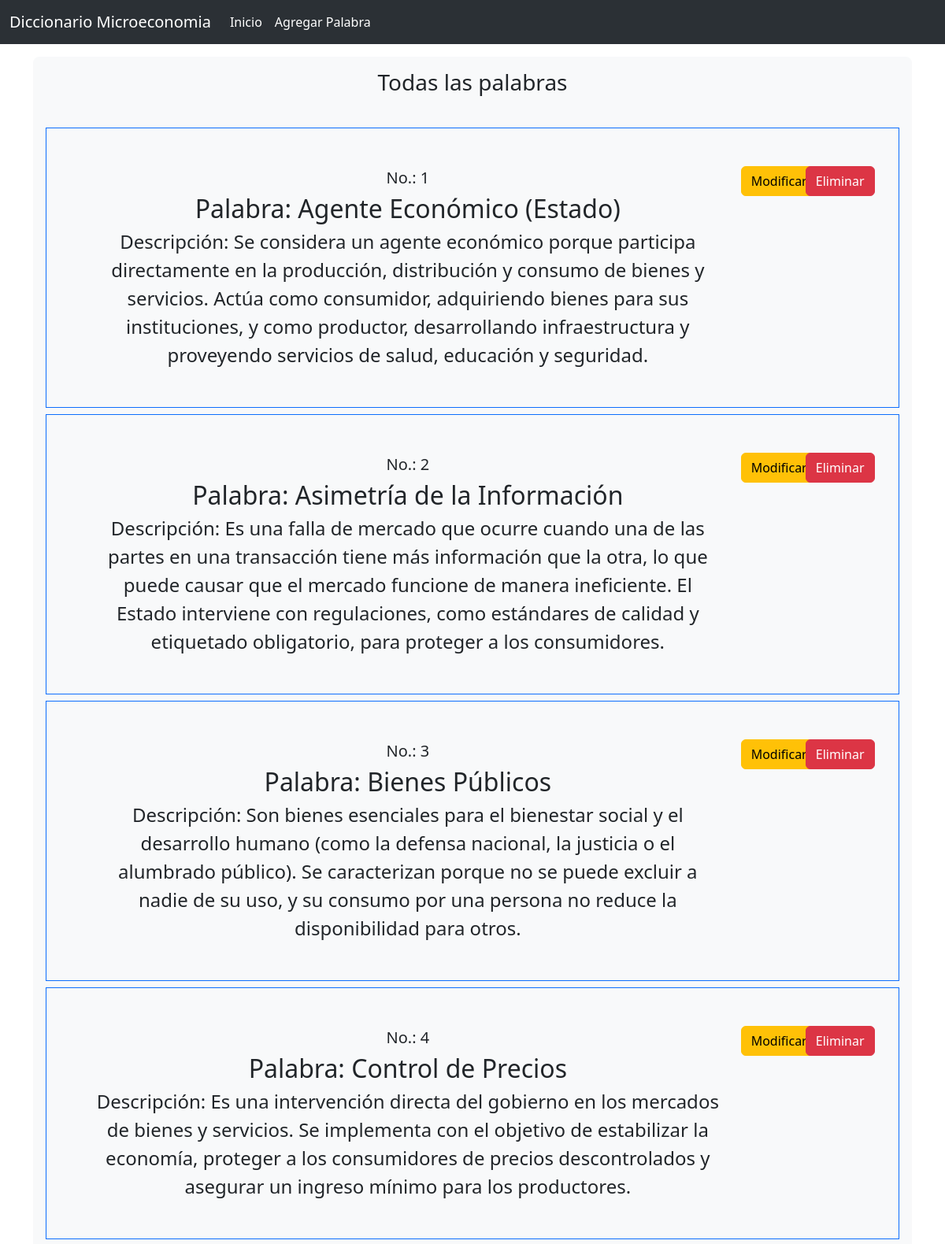
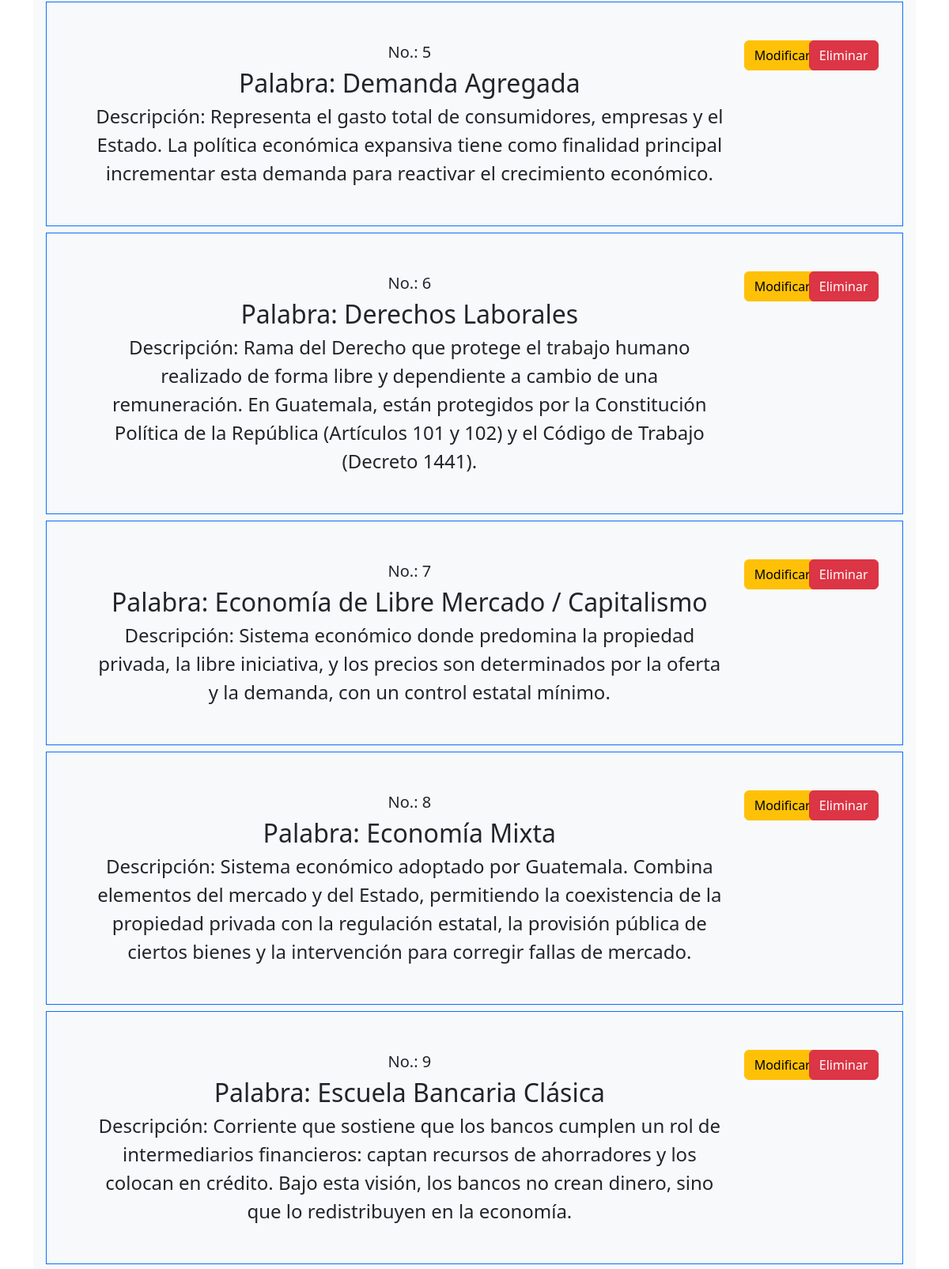
The page / (upper part) on the database its author committed (2 pictures, top to bottom).
### app.py (models this page shows, shortened)
class database_model(db.Model):
    id = db.Column(db.Integer,primary_key = True)
    title = db.Column(db.String(200),nullable=False)
    description = db.Column(db.String(200),nullable=False)

### app.py (the view)
@app.route("/")
def hello_world():
    with app.app_context():
        all_records = database_model.query.all()
    return render_template("view.html",all_records = all_records)

### templates/view.html
{% extends "base.html" %}
{% block content%}
<h3>Todas las palabras</h3>
<br>
  {% if all_records|length == 0 %}
    <h3>No hay Palabras. Haga click en Agregar Palabra.</h3>
  {% else %}
    {% for x in all_records %}
    <div class="container my-2 border border-primary" >
      <div class="p-5 text-center bg-body-tertiary rounded-3" >
          <div class="row">
            <div class="col-10">
              <div class="col fs-5">No.: {{x.id}}</div>
              <div class="col fs-2">Palabra: {{x.title}}</div>
              <div class="col fs-4">Descripción: {{x.description}}</div>
            </div>
            <div class="col-1">
              <a href="/update/{{ x.id }}" class="btn btn-warning" >Modificar</a>
            </div>
            <div class="col-1">
              <a href="/delete/{{ x.id }}" class="btn btn-danger" >Eliminar</a>
            </div>
        </div>
      </div>
      </div>
    {% endfor %}
  {% endif%}
{% endblock %}

### templates/base.html (shortened to what this page needs)
<!DOCTYPE html>
<html lang="en">
<head>
  <link href="https://cdn.jsdelivr.net/npm/bootstrap@5.3.3/dist/css/bootstrap.min.css" rel="stylesheet">
</head>
<body>
  <nav class="navbar navbar-expand-lg bg-body-tertiary " data-bs-theme="dark">
    <div class="container-fluid">
      <a class="navbar-brand" href="#">Diccionario Microeconomia</a>
      <div class="collapse navbar-collapse" id="navbarSupportedContent">
        <ul class="navbar-nav me-auto mb-2 mb-lg-0">
          <li class="nav-item">
            <a class="nav-link active" aria-current="page" href="/">Inicio</a>
          </li>
          <li class="nav-item">
            <a class="nav-link active" aria-current="page" href="/add">Agregar Palabra</a>
          </li>
        </ul>
      </div>
    </div>
  </nav>
  <div class="container my-3">
    <div class="p-3 text-center bg-body-tertiary rounded-3">
      {% block content%}
      {% endblock %}
    </div>
  </div>
</body>
</html>

### rows shown on the page
database_model: id "1", title "Agente Económico (Estado)", description "Se considera un agente económico porque participa directamente en la producción, distribución y consumo de bienes y servicios. Actúa como consumidor, adquiriendo bienes para sus instituciones, y como productor, desarrollando infraestructura y proveyendo servicios de salud, educación y seguridad."
database_model: id "2", title "Asimetría de la Información", description "Es una falla de mercado que ocurre cuando una de las partes en una transacción tiene más información que la otra, lo que puede causar que el mercado funcione de manera ineficiente. El Estado interviene con regulaciones, como estándares de calidad y etiquetado obligatorio, para proteger a los consumidores."
database_model: id "3", title "Bienes Públicos", description "Son bienes esenciales para el bienestar social y el desarrollo humano (como la defensa nacional, la justicia o el alumbrado público). Se caracterizan porque no se puede excluir a nadie de su uso, y su consumo por una persona no reduce la disponibilidad para otros."
database_model: id "4", title "Control de Precios", description "Es una intervención directa del gobierno en los mercados de bienes y servicios. Se implementa con el objetivo de estabilizar la economía, proteger a los consumidores de precios descontrolados y asegurar un ingreso mínimo para los productores."
database_model: id "5", title "Demanda Agregada", description "Representa el gasto total de consumidores, empresas y el Estado. La política económica expansiva tiene como finalidad principal incrementar esta demanda para reactivar el crecimiento económico."
database_model: id "6", title "Derechos Laborales", description "Rama del Derecho que protege el trabajo humano realizado de forma libre y dependiente a cambio de una remuneración. En Guatemala, están protegidos por la Constitución Política de la República (Artículos 101 y 102) y el Código de Trabajo (Decreto 1441)."
database_model: id "7", title "Economía de Libre Mercado / Capitalismo", description "Sistema económico donde predomina la propiedad privada, la libre iniciativa, y los precios son determinados por la oferta y la demanda, con un control estatal mínimo."
database_model: id "8", title "Economía Mixta", description "Sistema económico adoptado por Guatemala. Combina elementos del mercado y del Estado, permitiendo la coexistencia de la propiedad privada con la regulación estatal, la provisión pública de ciertos bienes y la intervención para corregir fallas de mercado."
database_model: id "9", title "Escuela Bancaria Clásica", description "Corriente que sostiene que los bancos cumplen un rol de intermediarios financieros: captan recursos de ahorradores y los colocan en crédito. Bajo esta visión, los bancos no crean dinero, sino que lo redistribuyen en la economía."
